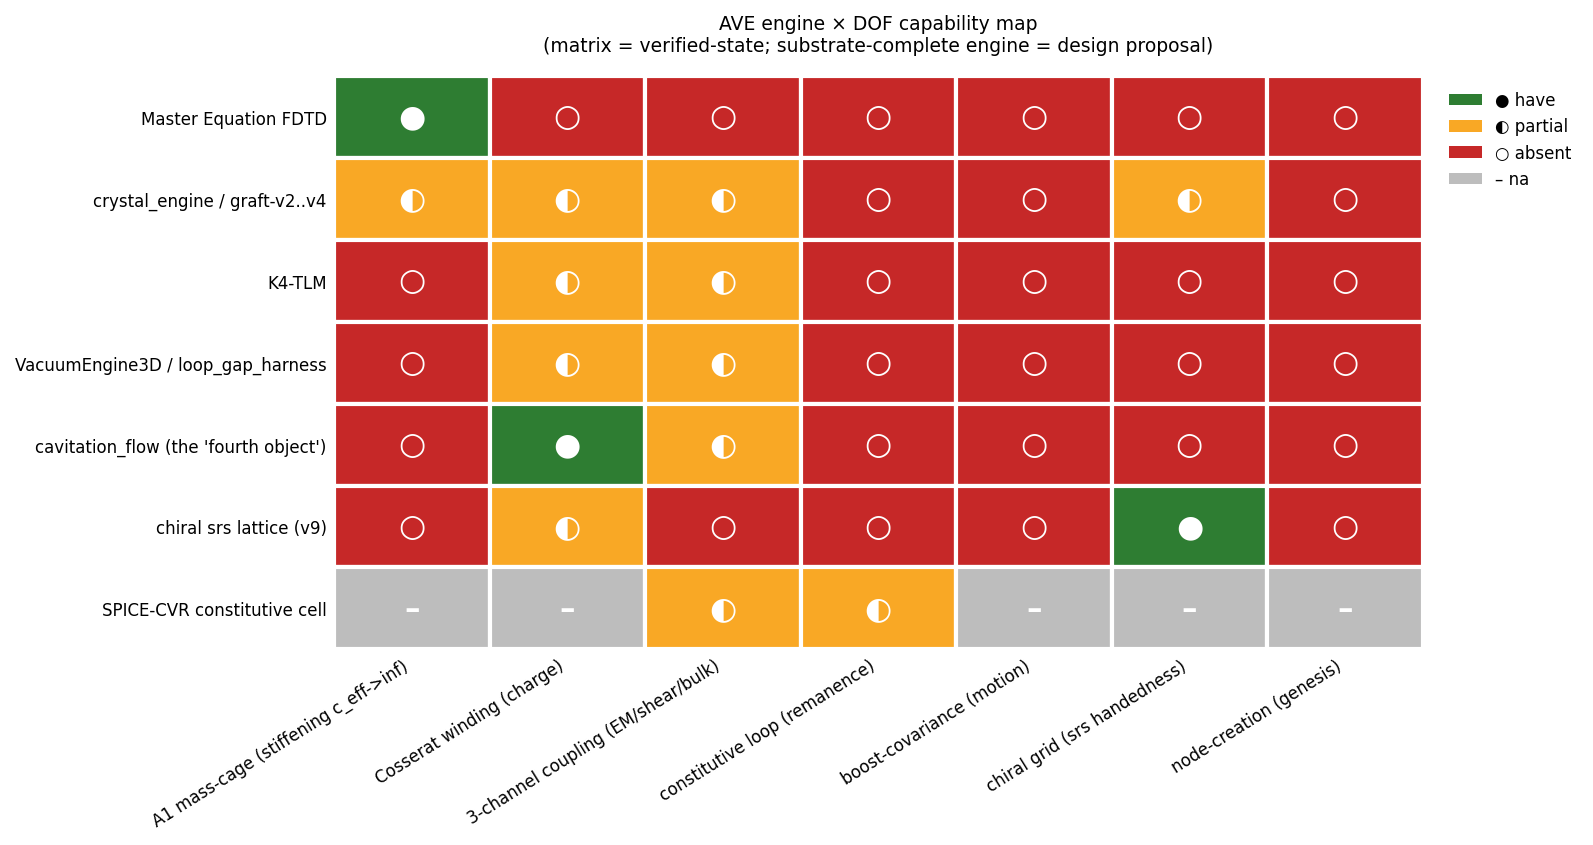

Recreate this plot in Python.
#!/usr/bin/env python3
"""Render the engine x DOF capability matrix from engine_capability_matrix.yaml.

CLASS-TAG (load-bearing): the matrix is VERIFIED-STATE (audit-grounded); the
substrate-complete engine described in engine-capability-map.md is a DESIGN
PROPOSAL, not a built engine.

This figure is a LIVING TRACKER: update a cell's `status` in
engine_capability_matrix.yaml and re-run this script -> the PNG (and thus the
leaf) updates. A cage-test PASS or a loop that stops being imposed is a
one-line YAML edit + re-render.

Usage:
    python engine_capability_map.py [--out engine_capability_map.png]
"""
from __future__ import annotations

import argparse
import pathlib

import matplotlib

matplotlib.use("Agg")
import matplotlib.pyplot as plt  # noqa: E402
import yaml  # noqa: E402
from matplotlib.patches import Patch  # noqa: E402

HERE = pathlib.Path(__file__).resolve().parent

STATUS_COLOR = {
    "have": "#2e7d32",     # green
    "partial": "#f9a825",  # amber
    "absent": "#c62828",   # red
    "na": "#bdbdbd",       # grey
}
STATUS_GLYPH = {"have": "●", "partial": "◐", "absent": "○", "na": "–"}


def load() -> dict:
    with open(HERE / "engine_capability_matrix.yaml") as f:
        return yaml.safe_load(f)


def render(data: dict, out: str) -> None:
    dof = data["dof"]
    engines = data["engines"]
    ncol, nrow = len(dof), len(engines)

    fig, ax = plt.subplots(figsize=(2.0 + 1.25 * ncol, 1.4 + 0.62 * nrow))

    for r, eng in enumerate(engines):
        y = nrow - 1 - r
        for c, d in enumerate(dof):
            cell = eng["cells"].get(d["key"], {})
            st = cell.get("status", "na")
            ax.add_patch(
                plt.Rectangle((c, y), 1, 1, facecolor=STATUS_COLOR[st], edgecolor="white", lw=2)
            )
            ax.text(
                c + 0.5, y + 0.5, STATUS_GLYPH[st],
                ha="center", va="center", color="white", fontsize=15, fontweight="bold",
            )

    ax.set_xlim(0, ncol)
    ax.set_ylim(0, nrow)
    ax.set_xticks([c + 0.5 for c in range(ncol)])
    ax.set_xticklabels([d["name"] for d in dof], rotation=32, ha="right", fontsize=8)
    ax.set_yticks([nrow - 1 - r + 0.5 for r in range(nrow)])
    ax.set_yticklabels([e["name"] for e in engines], fontsize=8)
    ax.tick_params(length=0)
    for spine in ax.spines.values():
        spine.set_visible(False)

    ax.set_title(
        "AVE engine × DOF capability map\n"
        "(matrix = verified-state; substrate-complete engine = design proposal)",
        fontsize=9, pad=12,
    )
    legend = [Patch(facecolor=STATUS_COLOR[k], label=f"{STATUS_GLYPH[k]} {k}")
              for k in ("have", "partial", "absent", "na")]
    ax.legend(handles=legend, loc="upper left", bbox_to_anchor=(1.01, 1.0), fontsize=8, frameon=False)

    fig.tight_layout()
    fig.savefig(out, dpi=150, bbox_inches="tight")
    print(f"wrote {out}")


if __name__ == "__main__":
    ap = argparse.ArgumentParser()
    ap.add_argument("--out", default=str(HERE / "engine_capability_map.png"))
    args = ap.parse_args()
    render(load(), args.out)
